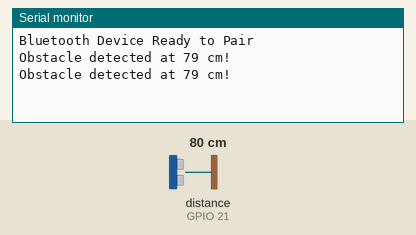
This sketch was run on a simulated ESP32. Parts: the last lines printed to the serial monitor. Wiring (inferred from the names in the program): ultrasonic range finder: trigger GPIO 22; echo GPIO 21. Inputs (shaded band) come from the test bench; at power-on: distance to the obstacle (sensor on GPIO 21) 80 cm. The echo pulse lasts 58.3 µs per cm; nothing arrives over Bluetooth unless stated.

Above: at 5.8 s.
5.9 s: distance to the obstacle (sensor on GPIO 21) set to 2 cm
At 11.0 s:
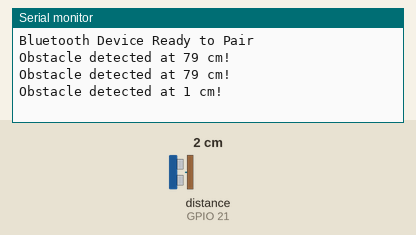
11.9 s: distance to the obstacle (sensor on GPIO 21) set to 4 cm
At 16.1 s:
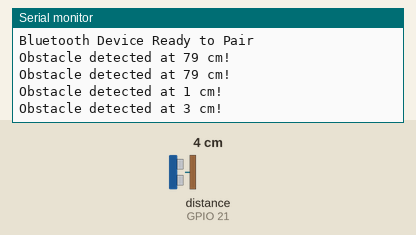
Timing chart, 0 to 17.6 s (numbered marks = the images above; inputs shaded):
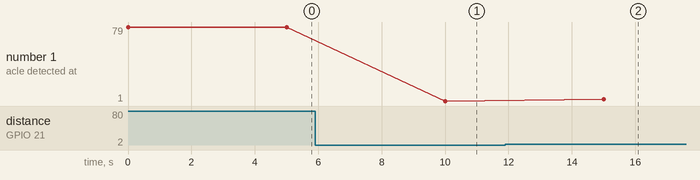

The sketch:

sketch_nov22a.ino
```cpp
#include <BluetoothSerial.h>
BluetoothSerial BT; // Initialize Bluetooth

const int trigPin = 22; // Ultrasonic Sensor Trig Pin
const int echoPin = 21; // Ultrasonic Sensor Echo Pin
long duration;
int distance;
const int thresholdDistance = 200; // 100 cm = 1 meter


void setup() {
  Serial.begin(115200);
  BT.begin("RedmiNote9"); // Bluetooth Name
  pinMode(trigPin, OUTPUT);
  pinMode(echoPin, INPUT);
  Serial.println("Bluetooth Device Ready to Pair");
}

void loop() {
  // Measure distance
  digitalWrite(trigPin, LOW);
  delayMicroseconds(2);
  digitalWrite(trigPin, HIGH);
  delayMicroseconds(10);
  digitalWrite(trigPin, LOW);

  duration = pulseIn(echoPin, HIGH);
  distance = duration * 0.034 / 2; // Calculate distance in cm

  if (distance < thresholdDistance && distance > 0) {
    // Obstacle detected
    String message = "Obstacle detected at " + String(distance) + " cm!";
    BT.println(message); // Send Bluetooth message
    Serial.println(message);
    delay(5000); // Small delay to prevent spamming
  }
}
```

Measured:
- after the input at 5.9 s, the serial monitor: prints a new line after 4.1 s (image 1)
- after the input at 11.9 s, the serial monitor: prints a new line after 3.1 s (image 2)
- plotted number 1: 79 → 1 after the input at 5.9 s, 1 → 3 after the input at 11.9 s
